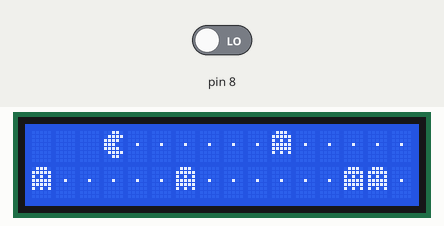
This sketch was run on a simulated Arduino Uno, built with avr-gcc and run on an emulated ATmega328P. Shown: 16×2 character LCD. The test bench sets the inputs (shaded band); at power-on: pin 8 LOW. What the sketch prints to the serial monitor is not drawn.

Above: at 4.5 s.
4.6 s: pin 8 driven HIGH
At 7.8 s:
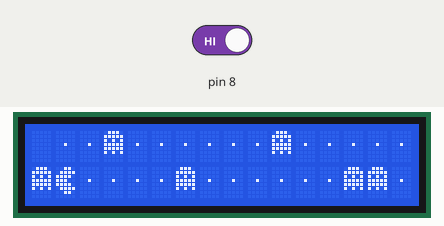
9.1 s: pin 8 driven LOW
At 9.8 s:
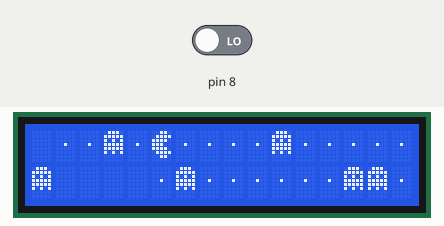
12.9 s: pin 8 driven HIGH
At 15.9 s:
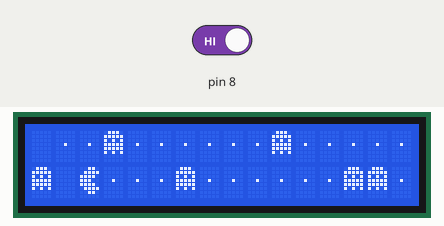
17.4 s: pin 8 driven LOW
At 17.9 s:
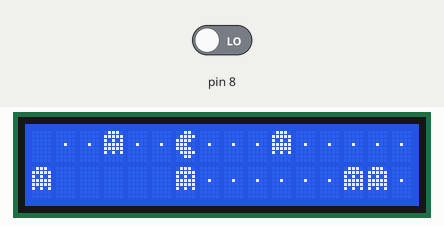
21.0 s: pin 8 driven HIGH
At 24.0 s:
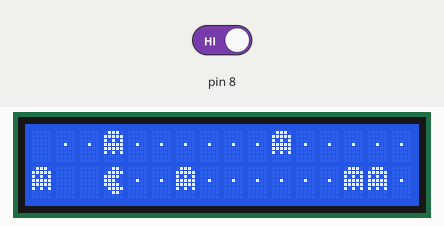
Timing chart, 0 to 25.5 s (numbered marks = the images above; inputs shaded):
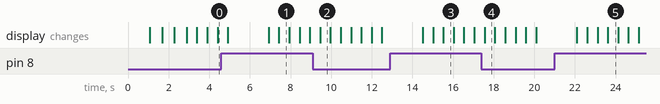

The sketch:

comecocos.ino
```cpp
/*
  The circuit:
 * LCD RS pin to digital pin 12
 * LCD Enable pin to digital pin 11
 * LCD D4 pin to digital pin 5
 * LCD D5 pin to digital pin 4
 * LCD D6 pin to digital pin 3
 * LCD D7 pin to digital pin 2
 * LCD R/W pin to ground
 * 10K resistor:
 * ends to +5V and ground
 * wiper to LCD VO pin (pin 3)
 */

 /*
 COMECOCOS
 */
#include <LiquidCrystal.h>
#define FANTASMA   2
#define COCO       3
#define BOLA       1
#define VACIO      ' '
LiquidCrystal lcd(12, 11, 5, 4, 3, 2);
byte comecocos[8]={
  B00110,
  B01111,
  B11110,
  B11100,
  B11110,
  B01111,
  B00110,
  B00000
};
byte comida[8]={
  B00000,
  B00000,
  B00000,
  B00100,
  B00000,
  B00000,
  B00000,
  B00000
};
byte fantasma[8]={
  B01110,
  B11111,
  B10101,
  B11111,
  B11111,
  B10101,
  B00000,
  B00000
};
char linea1[16];
char linea2[16];
int pos;
int col;
int v=500;
void setup() {
  Serial.begin(9600);
  pinMode(8, INPUT);
  lcd.createChar(BOLA, comida);
  lcd.createChar(FANTASMA, fantasma);
  lcd.createChar(COCO, comecocos);
  lcd.begin(16, 2);

  lcd.clear();
  lcd.print("   Eloy-Cocos   ");
  delay(1000);
  lcd.setCursor(0, 1);
  lcd.print("  Hack:Cthulhu  ");
  delay(600);
  lcd.setCursor(0, 1);
  lcd.print(" .Hack:Cthulhu. ");
  delay(600);
  lcd.setCursor(0, 1);
  lcd.print(".:Hack:Cthulhu:.");
  delay(600);
  reset();
}
void reset()
{
  char resetL1[] = {3,1,1,2,1,1,1,1,1,1,2,1,1,1,1,1};
  char resetL2[] = {2,1,1,1,1,1,2,1,1,1,1,1,1,2,2,1};

  memcpy(linea1, resetL1, 16);  // Copiamos la memoria de la variable resetL1 a linea1
  memcpy(linea2, resetL2, 16);

  pos=0;
  col=0;

  actPantalla();
}
void error() {
  lcd.clear();
  lcd.print("JUEGO FALLIDO");

  delay(2000);//Espera un par de segundo

  reset();
}
void ganador() {
  lcd.clear();
  lcd.setCursor(0, 0);
  lcd.println("Has ganado      ");
  lcd.setCursor(0, 1);
  lcd.println("Pulsa y reinicia");
  delay(2000);
  while(!digitalRead(8)) {
  }
  reset();
  v=v-20;
}
void actPantalla()
{
  //lcd.clear();
  lcd.setCursor(0, 0);
  lcd.println(linea1);
  lcd.setCursor(0, 1);
  lcd.println(linea2);
  Serial.println(linea1);
  delay(v);
}
void loop()
{
  int fail = 0;
  int s=0;
  //actPantalla();
  if(!col)//Si col es igual a 0, la posicion pos de linea1[] sera ' '
    linea1[pos] = VACIO;
  else//Si en cambio es 1, la posicion pos de la linea2 sera ' '
    linea2[pos] = VACIO;

  pos++;//pos=pos+1
  if(pos==16)//Si pos es 16, entonces se convieste en 0
    pos=0;

  if(digitalRead(8)) {
    //si el pulsador esta pulsado co sera 0
    if (linea2[pos] == FANTASMA)
      fail = 1;
    linea2[pos] = COCO;//Se usan comillas simples poque debe es un char de un caracter y no un string
    col=1;
  } else {
    if (linea1[pos] == FANTASMA)
      fail = 1;
    linea1[pos] = COCO;
    col=0;
  }

  for(int n=0; n<16; n++) {
    if(linea1[n]==BOLA) {
      s=1;
      break;
    }
  }
  for(int n=0; n<16; n++) {
    if(linea2[n]==BOLA) {
      s=1;
      break;
    }
  }

  actPantalla();
  if (fail)
    error();
  if(!s) {
    ganador();
  }
}
```

Measured:
- after the input at 4.6 s, the display: first differs from a run without the input after 2.8 s (image 1)
- after the input at 9.1 s, the display: changes after 0.36 s (image 2)
- after the input at 12.9 s, the display: first differs from a run without the input after 2.1 s (image 3 shows a later state)
- after the input at 17.4 s, the display: changes after 0.16 s (image 4)
- after the input at 21.0 s, the display: first differs from a run without the input after 1.6 s (image 5 shows a later state)
- what the display in image 1 shows lasts 0.5 s, from 7.4 s to 7.9 s
